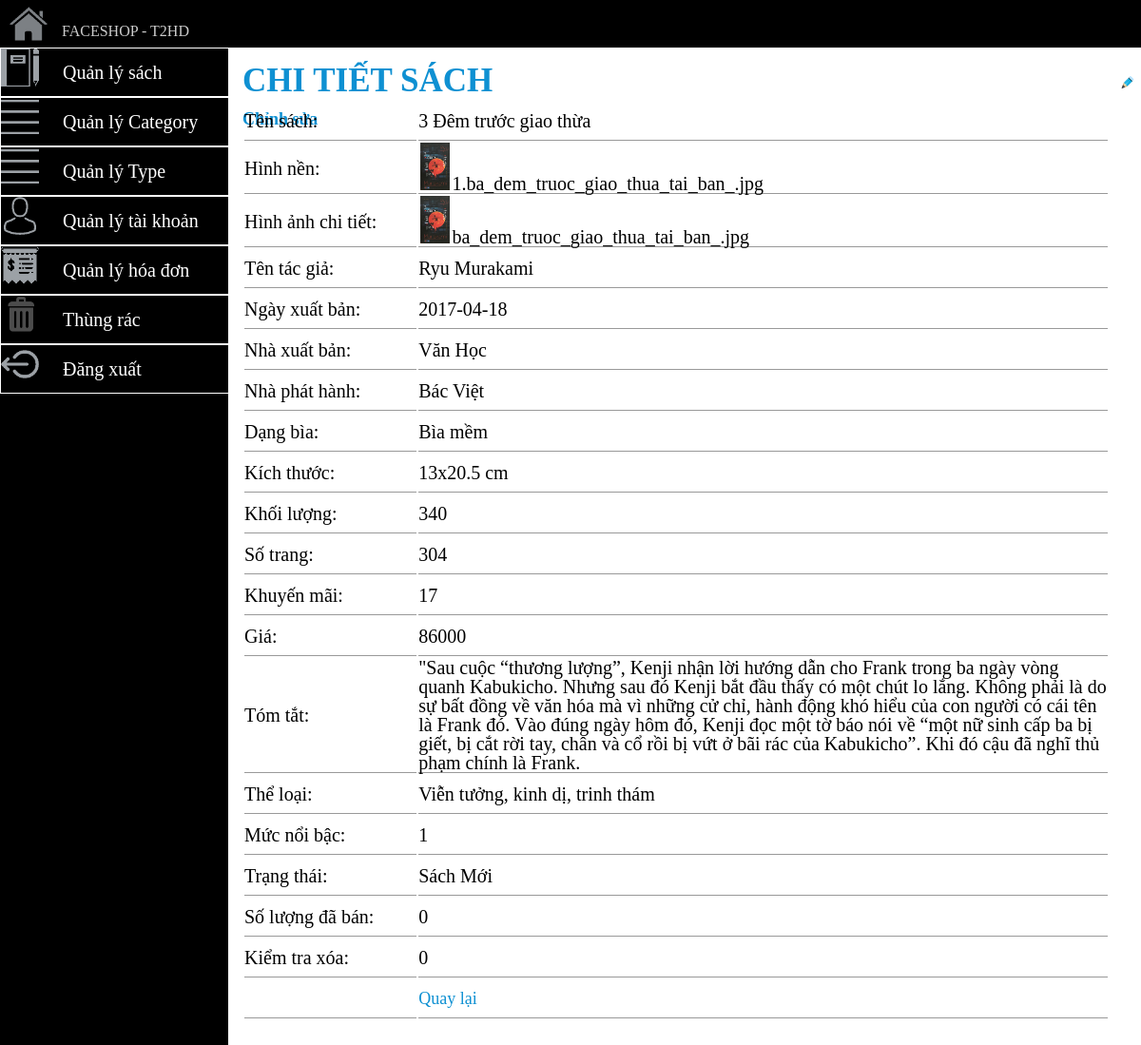
The page /admin/index.php?admin=manage_book_detail&idbook=1 (signed in) on the database its author committed.
### tables this page shows
CREATE TABLE `book` (
  `idbook` int(11) NOT NULL,
  `name` varchar(1000) NOT NULL,
  `imgdetail` varchar(100) NOT NULL COMMENT 'ảnh bìa bên trong',
  `imgbg` varchar(100) NOT NULL COMMENT 'ảnh bên ngoài',
  `idauthor` int(11) NOT NULL COMMENT 'id tác giả',
  `ngayxb` date NOT NULL COMMENT 'ngày xuất bản',
  `nhaxb` varchar(100) NOT NULL COMMENT 'nhà xuất bản',
  `nhaph` varchar(100) NOT NULL COMMENT 'nhà phát hành',
  `dangbia` varchar(100) NOT NULL COMMENT 'dạng bìa',
  `size` varchar(100) NOT NULL COMMENT 'kích thước (100 x 25 cm)',
  `weight` int(11) NOT NULL COMMENT 'khối lượng',
  `totalpages` int(11) NOT NULL COMMENT 'tổng số trang',
  `saleoff` int(11) NOT NULL COMMENT 'tiết kiệm %',
  `price` double NOT NULL COMMENT 'giá tiền',
  `info` varchar(1000) NOT NULL COMMENT 'mô tả sách',
  `idtype` int(11) NOT NULL COMMENT 'id loại sách',
  `highlights` int(11) NOT NULL COMMENT 'sách nổi bật thì số lớn',
  `status` varchar(100) NOT NULL COMMENT 'trạng thái sách',
  `sold` double NOT NULL DEFAULT '0',
  `checkDelete` int(11) NOT NULL DEFAULT '0' COMMENT 'xóa thì thành 1'
);

CREATE TABLE `author` (
  `idauthor` int(11) NOT NULL,
  `name` varchar(200) NOT NULL,
  `info` varchar(1000) NOT NULL,
  `checkDelete` int(11) NOT NULL DEFAULT '0' COMMENT 'xóa thì thành 1'
);

CREATE TABLE `db_type` (
  `idtype` int(11) NOT NULL,
  `name` varchar(200) NOT NULL,
  `idcategory` int(11) NOT NULL,
  `checkDelete` int(11) NOT NULL DEFAULT '0' COMMENT 'xóa thì thành 1'
);

### admin/view/admin_book_detail.php (the view, shortened to what this page needs)
<!DOCTYPE html PUBLIC "-//W3C//DTD XHTML 1.0 Transitional//EN" "http://www.w3.org/TR/xhtml1/DTD/xhtml1-transitional.dtd">
<html xmlns="http://www.w3.org/1999/xhtml">
<head>
    <link  rel="stylesheet" type="text/css" href="css/admin_book_detail.css"/>
</head>
<body>
<div id="admin_book_detail">
    <table>
        <h1>CHI TIẾT SÁCH
            <a style="text-align: right" href="index.php?admin=manage_book_update&idbook=<?php echo $_GET['idbook'];?>">
                <img src="../img/logo/book_update.png" width="18px;"/> Chỉnh sửa
            </a>
        </h1>
        <?php
        if(isset($_GET['idbook']))
        {
        $idbook =$_GET['idbook'];
        $sql= "select * from book WHERE  idbook=$idbook";
        $kq= mysql_query($sql);
        $d=mysql_fetch_assoc($kq);
        ?>
        <tr>
            <td id="label">Tên sách:</td>
            <td id="valuse"><?php echo $d['name'] ?></td>
        </tr>
        <tr>
            <td id="label">Hình nền:</td>
            <td id="valuse"><img src="../img/<?php echo $d['imgbg'] ?>" height="50px;" alt=""/><?php echo $d['imgbg'] ?></td>
        </tr>
        <tr>
            <td id="label">Hình ảnh chi tiết: </td>
            <td id="valuse"><img src="../img/<?php echo $d['imgdetail'] ?>" height="50px;" alt=""/><?php echo $d['imgdetail'] ?></td>
        </tr>
        <tr>
            <td id="label">Tên tác giả:</td>
            <?php
            $idauthor=$d['idauthor'];
            $sqltg="select *from author WHERE idauthor=$idauthor";
            $kqtg=mysql_query($sqltg);
            $dtg=mysql_fetch_assoc($kqtg);
            ?>
            <td id="valuse"><?php echo $dtg['name'] ?></td>
        </tr>
        <tr>
            <td id="label">Ngày xuất bản:</td>
            <td id="valuse"><?php echo $d['ngayxb'] ?></td>
        </tr>
        <tr>
            <td id="label">Nhà xuất bản:</td>
            <td id="valuse"><?php echo $d['nhaxb'] ?></td>
        </tr>
        <tr>
            <td id="label">Nhà phát hành:</td>
            <td id="valuse"><?php echo $d['nhaph'] ?></td>
        </tr>
        <tr>
            <td id="label">Dạng bìa:</td>
            <td id="valuse"><?php echo $d['dangbia'] ?></td>
        </tr>
        <tr>
            <td id="label">Kích thước:</td>
            <td id="valuse"><?php echo $d['size'] ?></td>
        </tr>
        <tr>
            <td id="label">Khối lượng:</td>
            <td id="valuse"><?php echo $d['weight'] ?></td>
        </tr>
        <tr>
            <td id="label">Số trang:</td>
            <td id="valuse"><?php echo $d['totalpages'] ?></td>
        </tr>
        <tr>
            <td id="label">Khuyến mãi:</td>
            <td id="valuse"><?php echo $d['saleoff'] ?></td>
        </tr>
        <tr>
            <td id="label">Giá:</td>
            <td id="valuse"><?php echo $d['price'] ?></td>
        </tr>
        <tr>
            <td id="label">Tóm tắt:</td>
            <td id="valuse"><?php echo $d['info'] ?></td>
        </tr>
        <tr>
            <td id="label">Thể loại:</td>
            <?php
            $idtype=$d['idtype'];
            $sqltype="select * from db_type WHERE idtype=$idtype";
            $kqtype=mysql_query($sqltype);
            $dtype=mysql_fetch_assoc($kqtype);
            ?>
            <td id="valuse"><?php echo $dtype['name'] ?></td>
        </tr>
        <tr>
            <td id="label">Mức nổi bậc:</td>
            <td id="valuse"><?php echo $d['highlights'] ?></td>
        </tr>
        <tr>
            <td id="label">Trạng thái:</td>
            <td id="valuse"><?php echo $d['status'] ?></td>
        </tr>
        <tr>
            <td id="label">Số lượng đã bán:</td>
            <td id="valuse"><?php echo $d['sold'] ?></td>
        </tr>
        <tr>
            <td id="label">Kiểm tra xóa:</td>
            <td id="valuse"><?php echo $d['checkDelete'] ?></td>
        </tr>
        <tr>
            <td></td>
            <td><a href="index.php?admin=manage_book">Quay lại</a> </td>
        </tr>
    </table>
</div>
<?php
}
?>
</body>
</html>

### admin/css/indexcss.css (style rules this page uses)
* { margin: 0px; padding: 0px; }

### admin/css/admin_main_left.css (style rules this page uses)
body { font-family: "Times New Roman"; background-color: #000000; }

### admin/css/admin_book_detail.css (style rules this page uses)
#admin_book_detail { width: 100%; }
#admin_book_detail table { width: 95%; margin-left: 15px; margin-bottom: 100px; }
h1 { margin-left: 15px; font-size: 35px; height: 40px; line-height: 40px; margin-top: 15px; color: #0e90d2; }
h1 a { width: 20%; text-decoration: none; color: #0e90d2; font-size: 18px; margin-left: 650px; }
#admin_book_detail td { border-bottom: 1px solid #999999; line-height: 20px; height: 40px; font-size: 20px; }
#label { width: 20%; }
td a { width: 20%; text-decoration: none; color: #0e90d2; font-size: 18px; }

### rows shown on the page
book: name "3 Đêm trước giao thừa", imgbg (picture), imgbg "1.ba_dem_truoc_giao_thua_tai_ban_.jpg", imgdetail (picture), imgdetail "ba_dem_truoc_giao_thua_tai_ban_.jpg", ngayxb "2017-04-18", nhaxb "Văn Học", nhaph "Bác Việt", dangbia "Bìa mềm", size "13x20.5 cm", weight "340", totalpages "304", saleoff "17", price "86000", info "\"Sau cuộc “thương lượng”, Kenji nhận lời hướng dẫn cho Frank trong ba ngày vòng quanh Kabukicho. Nhưng sau đó Kenji bắt đầu thấy có một chút lo lắng. Không phải là do sự bất đồng về văn hóa mà vì những cử chỉ, hành động khó hiểu của con người có cái tên là Frank đó. Vào đúng ngày hôm đó, Kenji đọc một tờ báo nói về “một nữ sinh cấp ba bị giết, bị cắt rời tay, chân và cổ rồi bị vứt ở bãi rác của Kabukicho”. Khi đó cậu đã nghĩ thủ phạm chính là Frank.", highlights "1", status "Sách Mới", sold "0", checkDelete "0"
author: name "Ryu Murakami"
db_type: name "Viễn tưởng, kinh dị, trinh thám"
